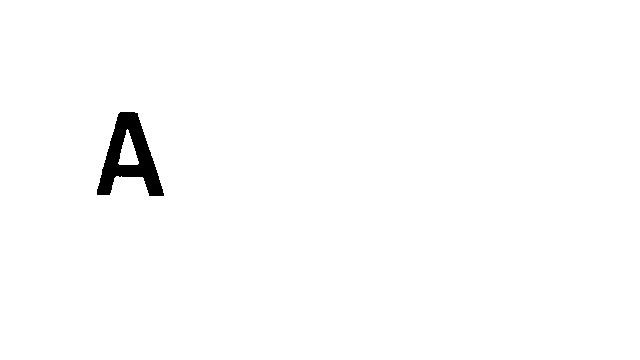
#> input picture python/pytesseract-test/photo2.jpg, 640 x 360 px
$ python pytesseract-test.py   (older library calls are emulated)
#> lines starting #> are read from the running program, lines starting #| are printed output that depends on the picture
from skimage import io
from skimage.color import rgb2gray
from skimage.color import gray2rgb
from skimage.filters.rank import median
from skimage.filters import threshold_adaptive
from skimage.transform import resize
from skimage.measure import find_contours
from pytesseract import image_to_string
from pytesseract import image_to_data
from matplotlib import pyplot as plt
import numpy as np

def binary_to_rgb(img):
	toRtn = np.zeros(img.shape + (3,), dtype=np.uint8)
	for i in range(len(img)):
		for j in range(len(img[i])):
			toRtn[i][j] = np.array([255, 255, 255]) if img[i][j] else np.array([0, 0, 0])
	return toRtn

#plt.rcParams['toolbar'] = 'None'
f, p = plt.subplots(nrows=5, figsize=(10, 8))
for sp in p:
	sp.axis('off')

original = io.imread('photo2.jpg')
#> original is the input picture: shape (360, 640, 3); min 0, max 255, mean 252.1
'''resized = resize(original, (360, 640))#(90, 160))
gray = rgb2gray(resized)
smoothed = median(gray, selem=np.ones((2, 2)))
threshold = binary_to_rgb(threshold_adaptive(smoothed, 101, offset=50, method='mean', mode='reflect'))'''

threshold = rgb2gray(original)

c = find_contours(threshold, 0.5)
#> c = 2 point arrays, longest 343 points

f = c[0].T
l = c[0].T

p[0].scatter(f[0], f[1])
p[1].scatter(l[0], l[1])

#io.imsave('photo2.jpg', threshold)

'''p[0].imshow(original)
p[0].set_title('Original')

p[1].imshow(resized)
p[1].set_title('Resized')

p[2].imshow(gray2rgb(gray))
p[2].set_title('Gray')

p[3].imshow(gray2rgb(smoothed))
p[3].set_title('Smoothed')

p[4].imshow(threshold)
p[4].set_title('Threshold')'''

'''for i in range(0, 14):
	config = '-psm ' + str(i)

	try:
		print('## ' + str(i))
		print(image_to_string(original, config=config))
	except:
		pass'''

plt.show()
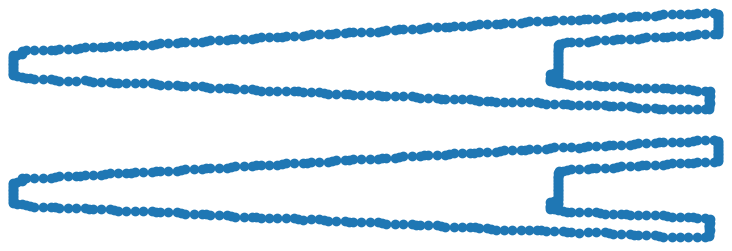
#> figure drawn by matplotlib, 2 panels

$ run again, with python/pytesseract-test/a.png saved as python/pytesseract-test/photo2.jpg
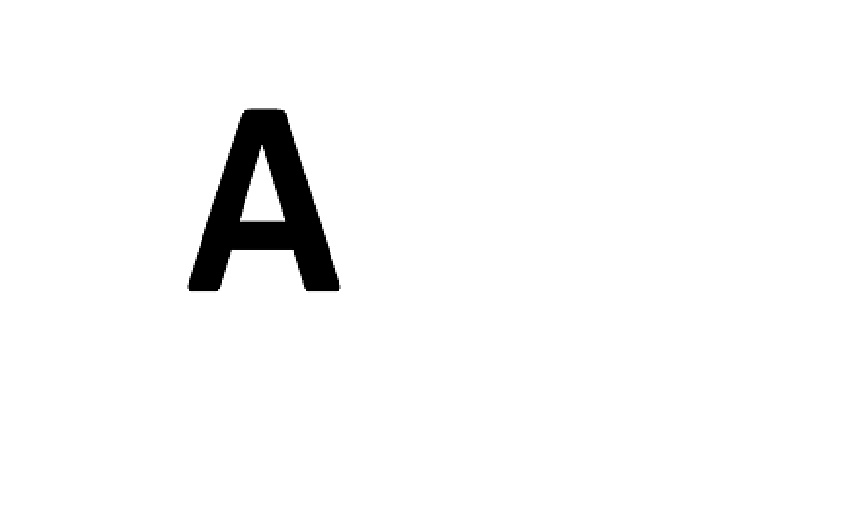
#> input picture python/pytesseract-test/a.png, 849 x 512 px
#> original is the input picture: shape (512, 849, 3); min 0, max 255, mean 247.3
#> c = 4 point arrays, longest 749 points
#> `plt.show()`:
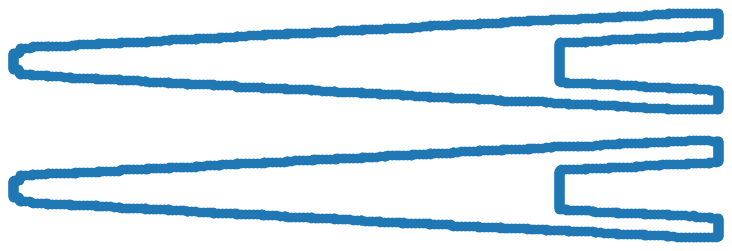
#> figure drawn by matplotlib, 2 panels
